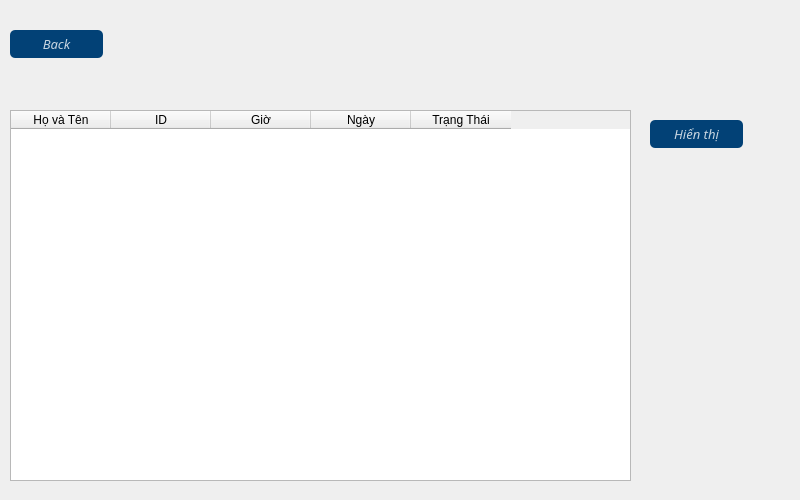
<?xml version="1.0" encoding="UTF-8"?>
<ui version="4.0">
 <class>Form_Xemlich</class>
 <widget class="QWidget" name="Form_Xemlich">
  <property name="geometry">
   <rect>
    <x>0</x>
    <y>0</y>
    <width>800</width>
    <height>500</height>
   </rect>
  </property>
  <property name="windowTitle">
   <string>Form</string>
  </property>
  <property name="styleSheet">
   <string notr="true">QPushButton#bt_back{
background-color:rgba(2,65,118,255);
color:rgba(255,255,255,200);
border-radius:5px;
}
QPushButton#bt_back:pressed{
padding-left:5px;
padding-top:5px;
background-color:rgba(2,65,118,100);
background-position:calc(100%-10px)center;
}
QPushButton#bt_back:hover{
background-color:rgba(2,65,118,200);
}
QPushButton#bt_hienthi{
background-color:rgba(2,65,118,255);
color:rgba(255,255,255,200);
border-radius:5px;
}
QPushButton#bt_hienthi:pressed{
padding-left:5px;
padding-top:5px;
background-color:rgba(2,65,118,100);
background-position:calc(100%-10px)center;
}
QPushButton#bt_hienthi:hover{
background-color:rgba(2,65,118,200);
}</string>
  </property>
  <widget class="QLabel" name="label">
   <property name="geometry">
    <rect>
     <x>0</x>
     <y>0</y>
     <width>800</width>
     <height>500</height>
    </rect>
   </property>
   <property name="styleSheet">
    <string notr="true">border-image: url(:/backgroud/backgroud/b6.jpg);
border-radius:5px;</string>
   </property>
   <property name="text">
    <string/>
   </property>
  </widget>
  <widget class="QPushButton" name="bt_hienthi">
   <property name="geometry">
    <rect>
     <x>650</x>
     <y>120</y>
     <width>93</width>
     <height>28</height>
    </rect>
   </property>
   <property name="font">
    <font>
     <family>UVN Dzung Dakao</family>
     <pointsize>10</pointsize>
     <italic>true</italic>
    </font>
   </property>
   <property name="text">
    <string>Hiển thị</string>
   </property>
  </widget>
  <widget class="QTableWidget" name="tableWidget">
   <property name="geometry">
    <rect>
     <x>10</x>
     <y>110</y>
     <width>621</width>
     <height>371</height>
    </rect>
   </property>
   <column>
    <property name="text">
     <string>Họ và Tên</string>
    </property>
   </column>
   <column>
    <property name="text">
     <string>ID</string>
    </property>
   </column>
   <column>
    <property name="text">
     <string>Giờ</string>
    </property>
   </column>
   <column>
    <property name="text">
     <string>Ngày</string>
    </property>
   </column>
   <column>
    <property name="text">
     <string>Trạng Thái</string>
    </property>
   </column>
  </widget>
  <widget class="QPushButton" name="bt_back">
   <property name="geometry">
    <rect>
     <x>10</x>
     <y>30</y>
     <width>93</width>
     <height>28</height>
    </rect>
   </property>
   <property name="font">
    <font>
     <family>UVN Dzung Dakao</family>
     <pointsize>10</pointsize>
     <italic>true</italic>
    </font>
   </property>
   <property name="text">
    <string>Back</string>
   </property>
  </widget>
 </widget>
 <resources>
  <include location="res.qrc"/>
 </resources>
 <connections/>
</ui>
